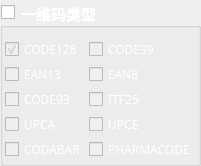
                       <widget class="QGroupBox" name="groupBox_1D">
                        <property name="font">
                         <font>
                          <family>微软雅黑</family>
                          <pointsize>11</pointsize>
                          <weight>75</weight>
                          <bold>true</bold>
                         </font>
                        </property>
                        <property name="styleSheet">
                         <string notr="true">color: rgb(255, 255, 255);</string>
                        </property>
                        <property name="title">
                         <string>一维码类型</string>
                        </property>
                        <property name="checkable">
                         <bool>true</bool>
                        </property>
                        <property name="checked">
                         <bool>false</bool>
                        </property>
                        <layout class="QGridLayout" name="gridLayout_2">
                         <property name="leftMargin">
                          <number>2</number>
                         </property>
                         <property name="topMargin">
                          <number>10</number>
                         </property>
                         <property name="rightMargin">
                          <number>2</number>
                         </property>
                         <property name="bottomMargin">
                          <number>2</number>
                         </property>
                         <property name="spacing">
                          <number>2</number>
                         </property>
                         <item row="0" column="0">
                          <layout class="QGridLayout" name="gridLayout_9" columnminimumwidth="1,1">
                           <item row="0" column="0">
                            <layout class="QVBoxLayout" name="verticalLayout_14" stretch="1,1,1,1,1">
                             <item>
                              <widget class="QCheckBox" name="ckb_CODE128_BarCode">
                               <property name="font">
                                <font>
                                 <family>微软雅黑</family>
                                 <pointsize>9</pointsize>
                                </font>
                               </property>
                               <property name="text">
                                <string>CODE128</string>
                               </property>
                               <property name="checked">
                                <bool>true</bool>
                               </property>
                              </widget>
                             </item>
                             <item>
                              <widget class="QCheckBox" name="ckb_EAN13_BarCode">
                               <property name="font">
                                <font>
                                 <family>微软雅黑</family>
                                 <pointsize>9</pointsize>
                                </font>
                               </property>
                               <property name="text">
                                <string>EAN13</string>
                               </property>
                               <property name="checked">
                                <bool>false</bool>
                               </property>
                              </widget>
                             </item>
                             <item>
                              <widget class="QCheckBox" name="ckb_CODE93_BarCode">
                               <property name="font">
                                <font>
                                 <family>微软雅黑</family>
                                 <pointsize>9</pointsize>
                                </font>
                               </property>
                               <property name="text">
                                <string>CODE93</string>
                               </property>
                               <property name="checked">
                                <bool>false</bool>
                               </property>
                              </widget>
                             </item>
                             <item>
                              <widget class="QCheckBox" name="ckb_UPCA_BarCode">
                               <property name="font">
                                <font>
                                 <family>微软雅黑</family>
                                 <pointsize>9</pointsize>
                                </font>
                               </property>
                               <property name="text">
                                <string>UPCA</string>
                               </property>
                               <property name="checked">
                                <bool>false</bool>
                               </property>
                              </widget>
                             </item>
                             <item>
                              <widget class="QCheckBox" name="ckb_CODABAR_BarCode">
                               <property name="font">
                                <font>
                                 <family>微软雅黑</family>
                                 <pointsize>9</pointsize>
                                </font>
                               </property>
                               <property name="text">
                                <string>CODABAR</string>
                               </property>
                               <property name="checked">
                                <bool>false</bool>
                               </property>
                              </widget>
                             </item>
                            </layout>
                           </item>
                           <item row="0" column="1">
                            <layout class="QVBoxLayout" name="verticalLayout_15" stretch="1,1,1,1,1">
                             <item>
                              <widget class="QCheckBox" name="ckb_CODE39_BarCode">
                               <property name="font">
                                <font>
                                 <family>微软雅黑</family>
                                 <pointsize>9</pointsize>
                                </font>
                               </property>
                               <property name="text">
                                <string>CODE39</string>
                               </property>
                               <property name="checked">
                                <bool>false</bool>
                               </property>
                              </widget>
                             </item>
                             <item>
                              <widget class="QCheckBox" name="ckb_EAN8_BarCode">
                               <property name="font">
                                <font>
                                 <family>微软雅黑</family>
                                 <pointsize>9</pointsize>
                                </font>
                               </property>
                               <property name="text">
                                <string>EAN8</string>
                               </property>
                               <property name="checked">
                                <bool>false</bool>
                               </property>
                              </widget>
                             </item>
                             <item>
                              <widget class="QCheckBox" name="ckb_ITF25_BarCode">
                               <property name="font">
                                <font>
                                 <family>微软雅黑</family>
                                 <pointsize>9</pointsize>
                                </font>
                               </property>
                               <property name="text">
                                <string>ITF25</string>
                               </property>
                               <property name="checked">
                                <bool>false</bool>
                               </property>
                              </widget>
                             </item>
                             <item>
                              <widget class="QCheckBox" name="ckb_UPCE_BarCode">
                               <property name="font">
                                <font>
                                 <family>微软雅黑</family>
                                 <pointsize>9</pointsize>
                                </font>
                               </property>
                               <property name="text">
                                <string>UPCE</string>
                               </property>
                               <property name="checked">
                                <bool>false</bool>
                               </property>
                              </widget>
                             </item>
                             <item>
                              <widget class="QCheckBox" name="ckb_PHARMACODE_BarCode">
                               <property name="font">
                                <font>
                                 <family>微软雅黑</family>
                                 <pointsize>9</pointsize>
                                </font>
                               </property>
                               <property name="text">
                                <string>PHARMACODE</string>
                               </property>
                               <property name="checked">
                                <bool>false</bool>
                               </property>
                              </widget>
                             </item>
                            </layout>
                           </item>
                          </layout>
                         </item>
                        </layout>
                       </widget>
